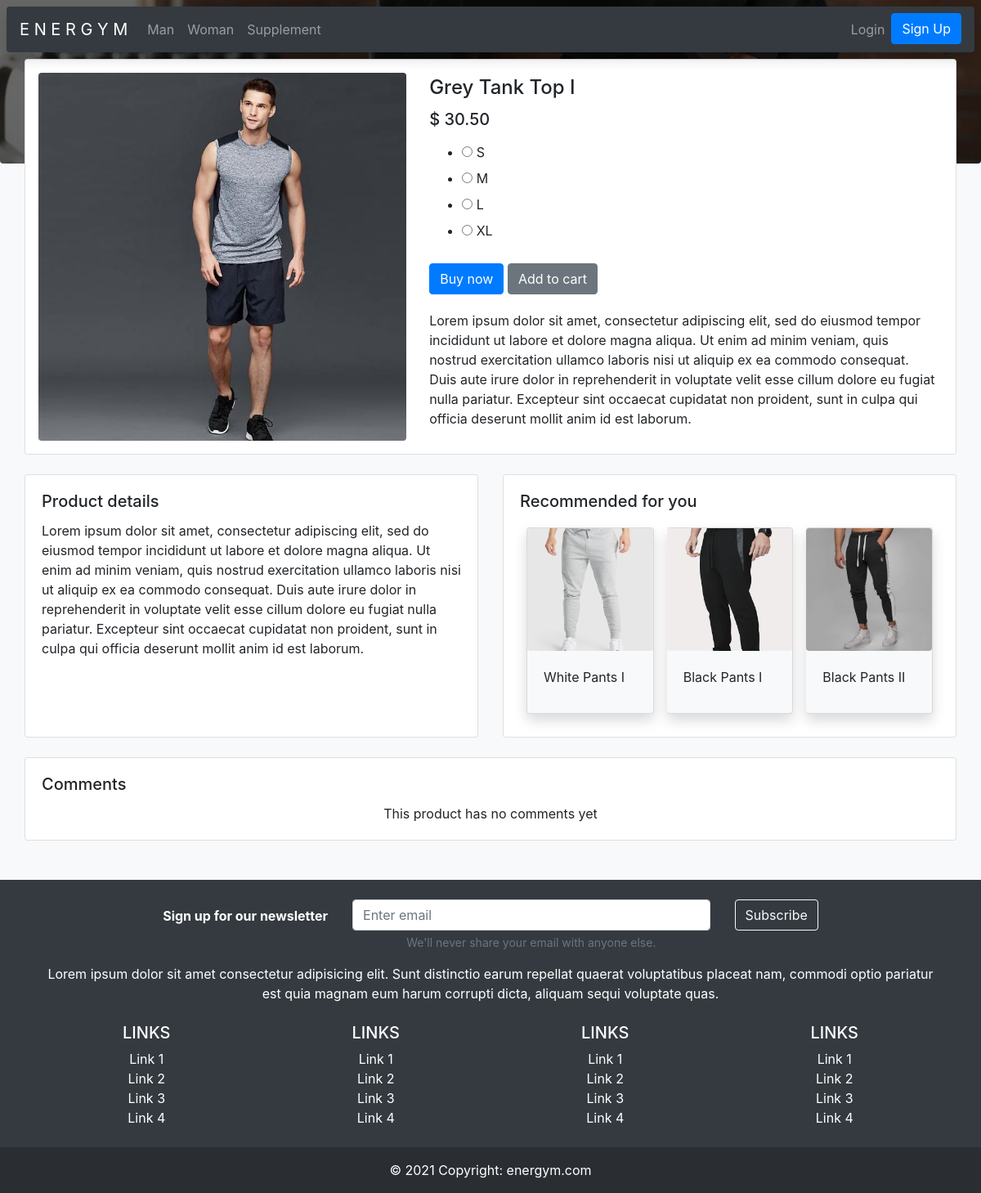
The page /product/13/11/ on the database its author committed.
### products/models.py (models this page shows)
class Product(models.Model):
    category = models.ForeignKey(
        Category, on_delete=CASCADE)
    sub_category = models.ForeignKey(
        SubCategory, on_delete=CASCADE, blank=True)
    name = models.CharField(max_length=40)
    details = models.TextField()
    price = models.FloatField()
    image = models.ImageField(
        upload_to='images/%d/%m/%Y', blank=True)
    def __str__(self) -> str:
        return self.name

### products/views.py (the view)
# urls.py: path('product/<int:category_id>/<int:product_id>/',
def product(request, category_id, product_id):
    product_info = Product.objects.get(id=product_id)
    page_name = 'Product'
    count = Product.objects.filter(category_id=category_id).count()
    index = randint(3, count)
    recommended = Product.objects.all().filter(
        category_id=category_id)[index-3:index]
    if request.method == 'POST':
        form = ClotheForm(request.POST)
        if form.is_valid():
            return redirect('/subtotal/')
    else:
        form = ClotheForm()
    context = {
        'page_name': page_name,
        'info': product_info,
        'form': form,
        'sub_category': str(product_info.sub_category),
        'recommended': recommended,
    }
    return render(request, 'products/product.html', context)

### products/forms.py
class ClotheForm(forms.Form):
    SIZES = [
        ('S', 'S'),
        ('M', 'M'),
        ('L', 'L'),
        ('XL', 'XL')
    ]
    clothe_size = forms.CharField(
        label=False, max_length=2, widget=forms.RadioSelect(choices=SIZES))

### products/models.py (called while the page is built)
    def __str__(self) -> str:
        return self.sub_category

### templates/products/product.html (shortened to what this page needs)
{% extends 'base.html' %}
{% load static %}
{% block header %}
  {% if info.category.id == 13 %}
  <div id="carouselExampleSlidesOnly" class="carousel" data-ride="carousel">
      <div class="carousel-inner" style="position: absolute;">
          <div class="carousel-item active">
          </div>
      </div>
  </div>
  {% endif %}
{% endblock header %}
{% block content %}
<div class="container pt-2 pb-5" style="position: relative;">
  <div class="row justify-content-center">
    <div class="card mt-3">
      <div class="row no-gutters">
        <div class="col-md-5">
          <a href="" data-toggle="modal" data-target="#image-zoom"><img src="{{ info.image.url }}" class="posicao-imagem m-3 zoom rounded"></a>
        </div>
        <div class="col-md-7">
          <div class="card-body">
            <h4 class="card-title">{{ info.name }}</h4>
            <h5 class="card-title">$ {{ info.price|stringformat:".2f" }}</h5>
            <div class="form-group pt-1" role="group" aria-label="Basic example">
              <form id='product-resume' method="post" action="{% url 'subtotal' info.id %}" class="form">
                {% if sub_category == 'clothes' %}
                  {{ form }}
                {% endif %}
                <div class="pt-1">
                  <input type="submit" class="btn btn-primary" value="Buy now">
                  <input type="button" class="btn btn-secondary" value="Add to cart">
                </div>
              </form>
            </div>
            <p class="card-text pt-1">{{ info.details }}</p>
          </div>
        </div>
      </div>
    </div>
    <div class="row mt-4">
      <div class="col-6">
        <div class="card h-100">
          <div class="card-body">
            <h5 class="card-title">Product details</h5>
            <p class="card-text">{{ info.details }}</p>
          </div>
        </div>
      </div>
      <div class="col-6">
        <div class="card h-100">
          <div class="card-body">
            <h5 class="card-title">Recommended for you</h5>
            <div class="card-group">
              {% for product in recommended %}
              <div class="card m-2 zoom rounded bg-light shadow">
                <a href="{% url 'product' product.category.id product.id %}"><img src="{{ product.image.url }}" class="card-img-top posicao-imagem2 rounded" alt="..."></a>
                <div class="card-body">
                  <a href="{% url 'product' product.category.id product.id %}" class="link-personalizado"><p class="card-title">{{ product.name }}</p></a>
                </div>
              </div>
              {% endfor %}
            </div>
          </div>
        </div>
      </div>
      <div class="col-12 mt-4">
        <div class="card">
          <div class="card-body">
            <h5 class="card-title">Comments</h5>
            <p class="card-text text-center">This product has no comments yet</p>
          </div>
        </div>
      </div>
    </div>
  </div>
</div>
{% endblock content %}

### static/products/css/style.css (style rules this page uses)
.zoom { transition: transform .7s; }
.posicao-imagem { object-fit: cover; object-position: left top; height: 450px; width: 450px; }
.posicao-imagem2 { object-fit: cover; object-position: 0 35%; height: 150px; }
.link-personalizado { text-decoration: none; color: inherit; }

### rows shown on the page
Product: image (picture), name "Grey Tank Top I", price "30.50", details "Lorem ipsum dolor sit amet, consectetur adipiscing elit, sed do eiusmod tempor incididunt ut labore et dolore magna aliqua. Ut enim ad minim veniam, quis nostrud exercitation ullamco laboris nisi ut aliquip ex ea commodo consequat. Duis aute irure dolor in reprehenderit in voluptate velit esse cillum dolore eu fugiat nulla pariatur. Excepteur sint occaecat cupidatat non proident, sunt in culpa qui officia deserunt mollit anim id est laborum."
Product: image (picture), name "White Pants I"
Product: image (picture), name "Black Pants I"
Product: image (picture), name "Black Pants II"
